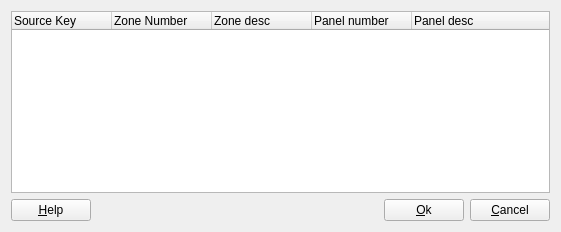
<?xml version="1.0" encoding="UTF-8"?>
<ui version="4.0">
 <class>ZonesPanelsDialog</class>
 <widget class="QDialog" name="ZonesPanelsDialog">
  <property name="geometry">
   <rect>
    <x>0</x>
    <y>0</y>
    <width>561</width>
    <height>232</height>
   </rect>
  </property>
  <property name="windowTitle">
   <string>Add/Change Zones and Panels</string>
  </property>
  <layout class="QGridLayout">
   <item row="1" column="1">
    <spacer name="Horizontal Spacing2">
     <property name="orientation">
      <enum>Qt::Horizontal</enum>
     </property>
     <property name="sizeType">
      <enum>QSizePolicy::Expanding</enum>
     </property>
     <property name="sizeHint" stdset="0">
      <size>
       <width>228</width>
       <height>20</height>
      </size>
     </property>
    </spacer>
   </item>
   <item row="1" column="0">
    <widget class="QPushButton" name="helpButton_">
     <property name="text">
      <string>&amp;Help</string>
     </property>
     <property name="shortcut">
      <string>Alt+H</string>
     </property>
     <property name="autoDefault">
      <bool>false</bool>
     </property>
    </widget>
   </item>
   <item row="1" column="3">
    <widget class="QPushButton" name="cancelButton_">
     <property name="text">
      <string>&amp;Cancel</string>
     </property>
     <property name="shortcut">
      <string>Alt+C</string>
     </property>
     <property name="autoDefault">
      <bool>false</bool>
     </property>
    </widget>
   </item>
   <item row="1" column="2">
    <widget class="QPushButton" name="okButton_">
     <property name="text">
      <string>&amp;Ok</string>
     </property>
     <property name="shortcut">
      <string>Alt+O</string>
     </property>
     <property name="autoDefault">
      <bool>false</bool>
     </property>
    </widget>
   </item>
   <item row="0" column="0" colspan="4">
    <widget class="QTreeWidget" name="listView_">
     <property name="styleSheet">
      <string notr="true">QTreeWidget::branch{image:none;}</string>
     </property>
     <property name="selectionMode">
      <enum>QAbstractItemView::MultiSelection</enum>
     </property>
     <property name="rootIsDecorated">
      <bool>false</bool>
     </property>
     <column>
      <property name="text">
       <string>Source Key</string>
      </property>
     </column>
     <column>
      <property name="text">
       <string>Zone Number</string>
      </property>
     </column>
     <column>
      <property name="text">
       <string>Zone desc</string>
      </property>
     </column>
     <column>
      <property name="text">
       <string>Panel number</string>
      </property>
     </column>
     <column>
      <property name="text">
       <string>Panel desc</string>
      </property>
     </column>
    </widget>
   </item>
  </layout>
 </widget>
 <layoutdefault spacing="6" margin="11"/>
 <pixmapfunction>qPixmapFromMimeSource</pixmapfunction>
 <tabstops>
  <tabstop>listView_</tabstop>
  <tabstop>helpButton_</tabstop>
  <tabstop>okButton_</tabstop>
  <tabstop>cancelButton_</tabstop>
 </tabstops>
 <resources/>
 <connections>
  <connection>
   <sender>helpButton_</sender>
   <signal>clicked()</signal>
   <receiver>ZonesPanelsDialog</receiver>
   <slot>help()</slot>
   <hints>
    <hint type="sourcelabel">
     <x>20</x>
     <y>20</y>
    </hint>
    <hint type="destinationlabel">
     <x>20</x>
     <y>20</y>
    </hint>
   </hints>
  </connection>
  <connection>
   <sender>cancelButton_</sender>
   <signal>clicked()</signal>
   <receiver>ZonesPanelsDialog</receiver>
   <slot>reject()</slot>
   <hints>
    <hint type="sourcelabel">
     <x>20</x>
     <y>20</y>
    </hint>
    <hint type="destinationlabel">
     <x>20</x>
     <y>20</y>
    </hint>
   </hints>
  </connection>
  <connection>
   <sender>okButton_</sender>
   <signal>clicked()</signal>
   <receiver>ZonesPanelsDialog</receiver>
   <slot>accept()</slot>
   <hints>
    <hint type="sourcelabel">
     <x>20</x>
     <y>20</y>
    </hint>
    <hint type="destinationlabel">
     <x>20</x>
     <y>20</y>
    </hint>
   </hints>
  </connection>
  <connection>
   <sender>listView_</sender>
   <signal>itemSelectionChanged()</signal>
   <receiver>ZonesPanelsDialog</receiver>
   <slot>selectionChanged()</slot>
   <hints>
    <hint type="sourcelabel">
     <x>280</x>
     <y>101</y>
    </hint>
    <hint type="destinationlabel">
     <x>280</x>
     <y>115</y>
    </hint>
   </hints>
  </connection>
 </connections>
</ui>
